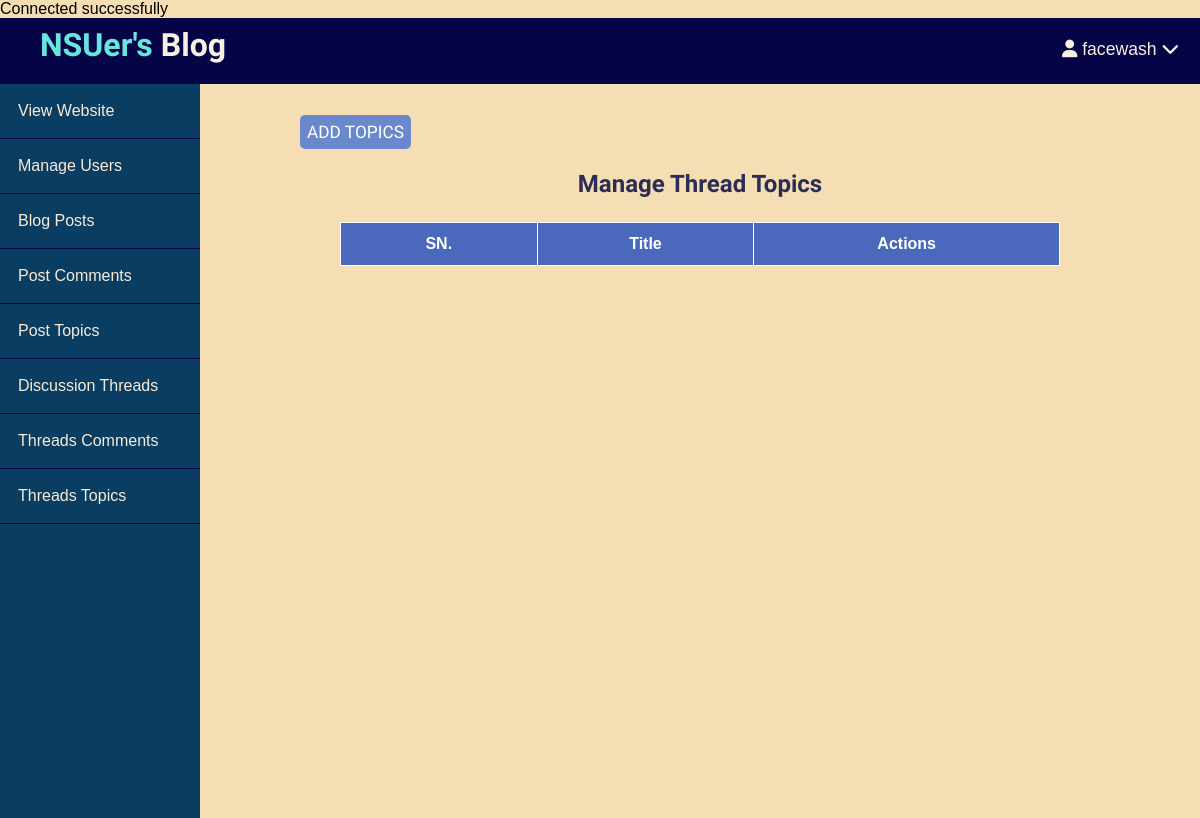
/Blog/admin/thread-topics/index.php (signed in), run on an earlier commit of the app's database.
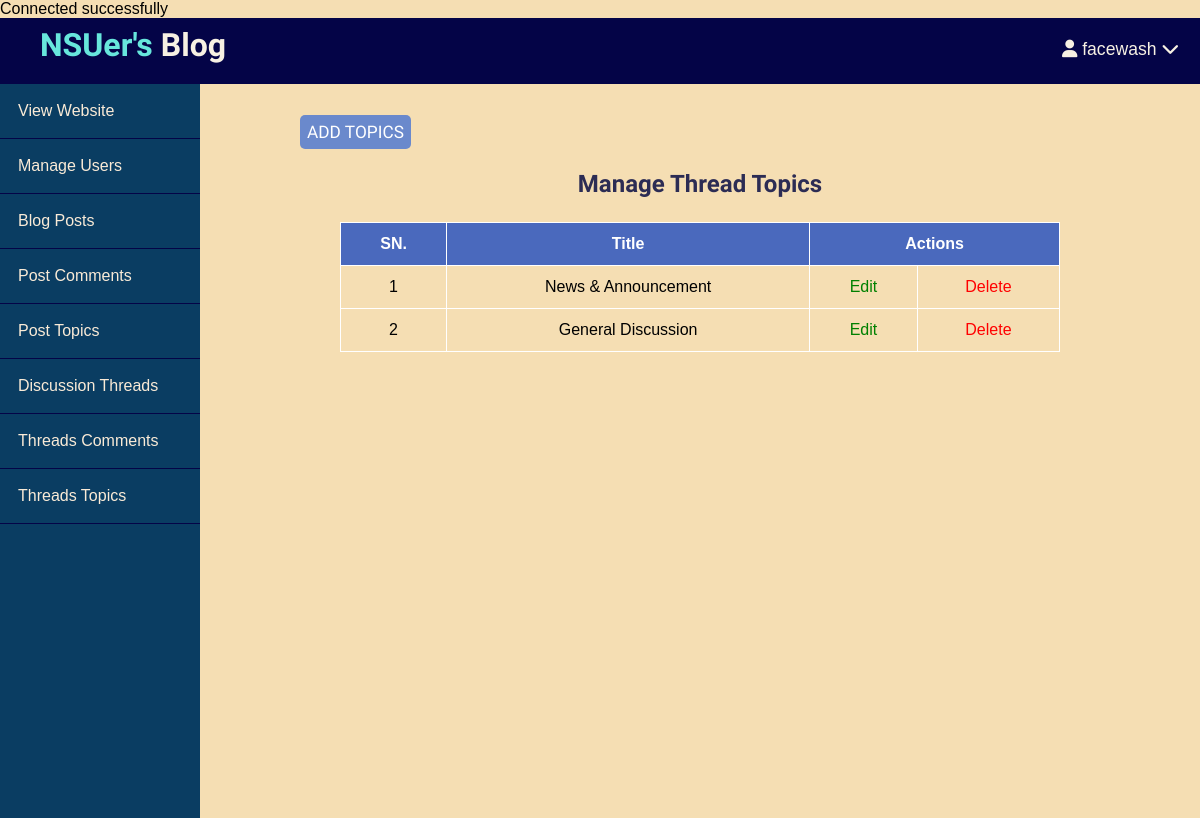
And on a later commit of the database.
### tables this page shows
CREATE TABLE `thread_topics` (
  `id` int(11) NOT NULL,
  `name` varchar(255) NOT NULL,
  `description` text NOT NULL,
  `created_at` datetime NOT NULL DEFAULT current_timestamp()
);

### Blog/app/controllers/thread-topics.php (called while the page is built, shortened)
<?php
include(ROOT_PATH . "/app/database/db.php");
$table = "thread_topics";
$thread_topics = selectAll($table);

### Blog/app/database/db.php (called while the page is built, shortened)
<?php
require("connect.php");
function selectAll($table, $conditions = [])
{
    global $conn;
    $sql = "SELECT * FROM $table";
    if (empty($conditions)) {
        $statement = $conn->prepare($sql);
        $statement->execute();
        $records = $statement->get_result()->fetch_all(MYSQLI_ASSOC);
        return $records;
    }
}

### Blog/admin/thread-topics/index.php (the view, shortened to what this page needs)
<?php
include(ROOT_PATH . '/app/controllers/thread-topics.php');
?>
<!DOCTYPE html>
<html lang="en">
<head>
    <link rel="stylesheet" href="../../assets/css/style.css">
    <link rel="stylesheet" href="../../assets/css/admin.css">
</head>
<body>
    <?php include(ROOT_PATH . "/app/includes/adminHeader.php"); ?>
    <div class="admin-wrapper">
        <?php include(ROOT_PATH . "/app/includes/adminSidebar.php"); ?>
        <div class="admin-content">
            <div class="bnt-group">
                <a href="create.php" class="btn btn-big">Add Topics</a>
            </div>
            <div class="content">
                <h2 class="page-title">Manage Thread Topics</h2>
                <table>
                    <thead>
                        <th>SN.</th>
                        <th>Title</th>
                        <th colspan="2">Actions</th>
                    </thead>
                    <tbody>
                        <?php foreach ($thread_topics as $key => $topic) : ?>
                            <tr>
                                <td><?php echo $key + 1 ?></td>
                                <td><?php echo $topic['name'] ?></td>
                                <td><a href="edit.php?id=<?php echo $topic['id']; ?>" class="edit">Edit</a></td>
                                <td><a href="index.php?del_id=<?php echo $topic['id'] ?>" class="delete">Delete</a></td>
                            </tr>
                        <?php endforeach; ?>
                    </tbody>
                </table>
            </div>
        </div>
    </div>
</body>
</html>

What changed in the data, as far as the page shows it:
added thread_topics: name "News & Announcement"
added thread_topics: name "General Discussion"
